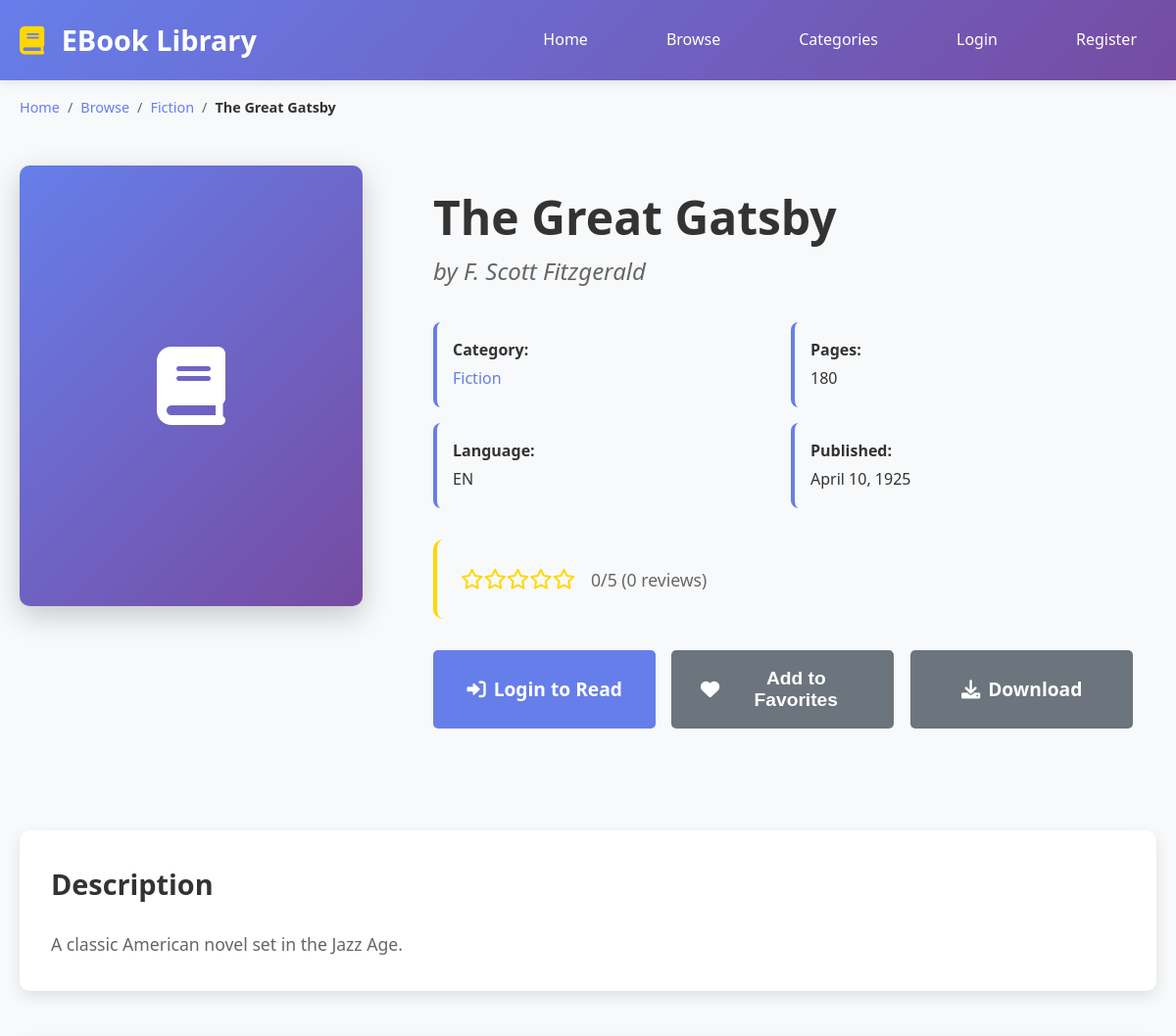
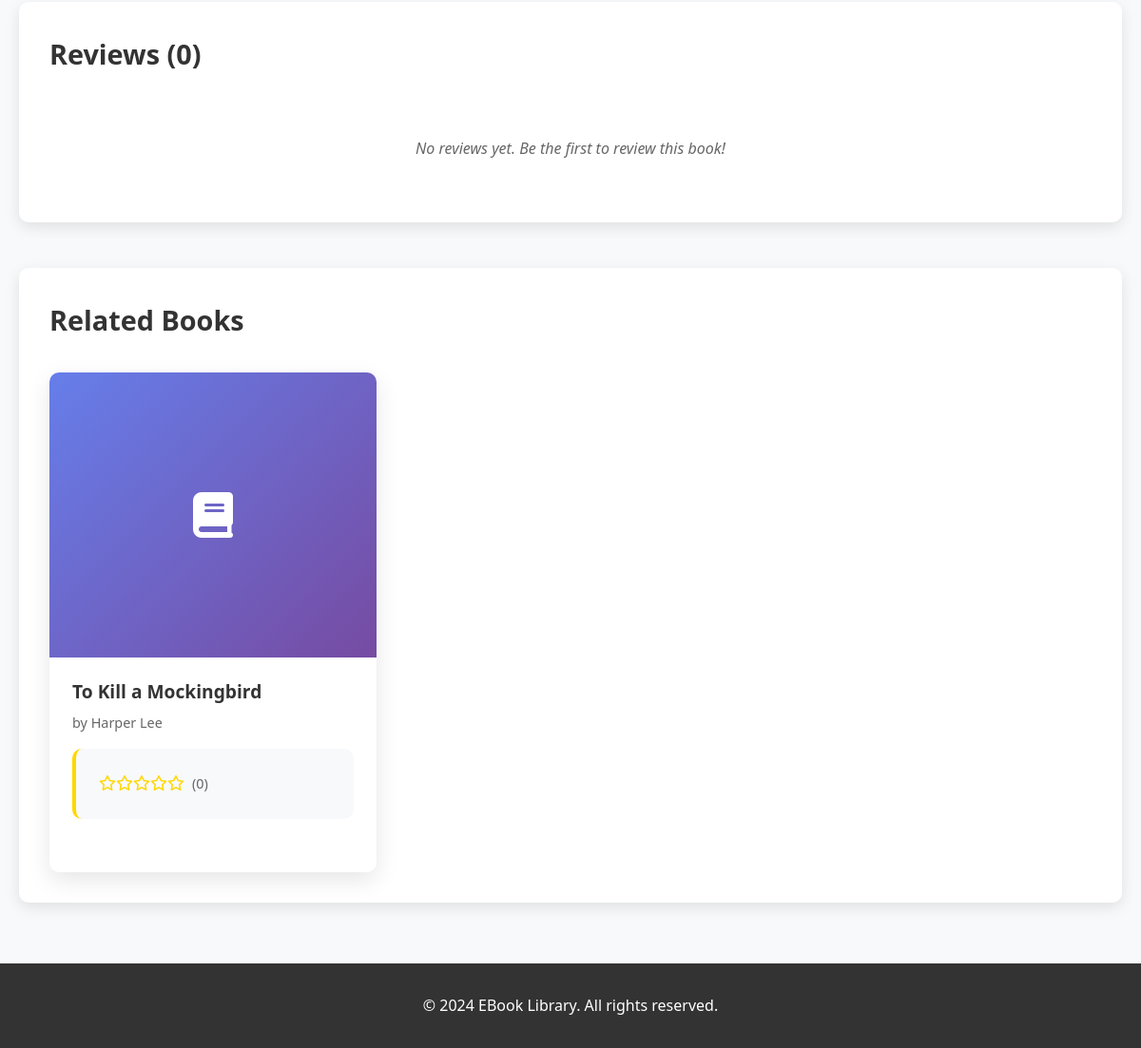
Page /book.php?id=1 on the committed database (2 pictures, top to bottom).
### tables this page shows
CREATE TABLE books (
    id INT AUTO_INCREMENT PRIMARY KEY,
    title VARCHAR(255) NOT NULL,
    author VARCHAR(255) NOT NULL,
    description TEXT,
    isbn VARCHAR(20),
    category_id INT,
    cover_image VARCHAR(255),
    file_path VARCHAR(255) NOT NULL,
    file_size INT,
    file_type VARCHAR(50),
    pages INT,
    language VARCHAR(10) DEFAULT 'en',
    published_date DATE,
    is_featured BOOLEAN DEFAULT FALSE,
    is_active BOOLEAN DEFAULT TRUE,
    created_at TIMESTAMP DEFAULT CURRENT_TIMESTAMP,
    updated_at TIMESTAMP DEFAULT CURRENT_TIMESTAMP ON UPDATE CURRENT_TIMESTAMP,
    FOREIGN KEY (category_id) REFERENCES categories(id) ON DELETE SET NULL
);

CREATE TABLE categories (
    id INT AUTO_INCREMENT PRIMARY KEY,
    name VARCHAR(100) NOT NULL,
    description TEXT,
    created_at TIMESTAMP DEFAULT CURRENT_TIMESTAMP
);

### config/database.php (called while the page is built, shortened)
<?php
class Database {
    private $connection;
    private function connect() {
        try {
            $this->connection = new PDO(
                "mysql:host=" . DB_HOST . ";dbname=" . DB_NAME . ";charset=utf8mb4",
                DB_USER,
                DB_PASS,
                [
                    PDO::ATTR_ERRMODE => PDO::ERRMODE_EXCEPTION,
                    PDO::ATTR_DEFAULT_FETCH_MODE => PDO::FETCH_ASSOC,
                    PDO::ATTR_EMULATE_PREPARES => false
                ]
            );
        } catch (PDOException $e) {
            die("Connection failed: " . $e->getMessage());
        }
    }
    public function query($sql, $params = []) {
        $stmt = $this->connection->prepare($sql);
        $stmt->execute($params);
        return $stmt;
    }
    public function fetch($sql, $params = []) {
        $stmt = $this->query($sql, $params);
        return $stmt->fetch();
    }
    public function fetchAll($sql, $params = []) {
        $stmt = $this->query($sql, $params);
        return $stmt->fetchAll();
    }
}
?>

### book.php (the view, shortened to what this page needs)
<?php
require_once 'config/database.php';
require_once 'includes/functions.php';
$db = new Database();
$book_id = isset($_GET['id']) ? intval($_GET['id']) : 0;
$book = $db->fetch("
    SELECT b.*, c.name as category_name
    FROM books b
    LEFT JOIN categories c ON b.category_id = c.id
    WHERE b.id = ? AND b.is_active = 1
", [$book_id]);
$rating = get_book_rating($book_id, $db);
$progress = null;
$reviews = $db->fetchAll("
    SELECT r.*, u.username, u.first_name, u.last_name
    FROM reviews r
    JOIN users u ON r.user_id = u.id
    WHERE r.book_id = ?
    ORDER BY r.created_at DESC
    LIMIT 5
", [$book_id]);
$related_books = $db->fetchAll("
    SELECT b.*, c.name as category_name,
           COALESCE(AVG(r.rating), 0) as avg_rating,
           COUNT(r.id) as review_count
    FROM books b
    LEFT JOIN categories c ON b.category_id = c.id
    LEFT JOIN reviews r ON b.id = r.book_id
    WHERE b.category_id = ? AND b.id != ? AND b.is_active = 1
    GROUP BY b.id
    ORDER BY b.is_featured DESC, b.created_at DESC
    LIMIT 4
", [$book['category_id'], $book_id]);
?>
<!DOCTYPE html>
<html lang="en">
<head>
    <link rel="stylesheet" href="assets/css/style.css">
    <link rel="stylesheet" href="assets/css/responsive.css">
    <link rel="stylesheet" href="assets/css/book-details.css">
    <link href="https://cdnjs.cloudflare.com/ajax/libs/font-awesome/6.0.0/css/all.min.css" rel="stylesheet">
</head>
<body>
    <header class="header">
        <nav class="navbar">
            <div class="nav-container">
                <div class="nav-logo">
                    <h2><i class="fas fa-book"></i> EBook Library</h2>
                </div>
                <div class="nav-menu">
                    <a href="index.php" class="nav-link">Home</a>
                    <a href="browse.php" class="nav-link">Browse</a>
                    <a href="categories.php" class="nav-link">Categories</a>
                    <?php if (isset($_SESSION['user_id'])): ?>
                        <a href="profile.php" class="nav-link">Profile</a>
                        <a href="logout.php" class="nav-link">Logout</a>
                    <?php else: ?>
                        <a href="login.php" class="nav-link">Login</a>
                        <a href="register.php" class="nav-link">Register</a>
                    <?php endif; ?>
                </div>
            </div>
        </nav>
    </header>
    <main class="main-content">
        <div class="container">
            <nav class="breadcrumb">
                <a href="index.php">Home</a>
                <span class="separator">/</span>
                <a href="browse.php">Browse</a>
                <span class="separator">/</span>
                <a href="browse.php?category=<?php echo $book['category_id']; ?>"><?php echo htmlspecialchars($book['category_name'] ?? 'Books'); ?></a>
                <span class="separator">/</span>
                <span class="current"><?php echo htmlspecialchars($book['title']); ?></span>
            </nav>
            <div class="book-details">
                <div class="book-cover-large">
                    <?php if ($book['cover_image']): ?>
                        <img src="<?php echo htmlspecialchars($book['cover_image']); ?>"
                             alt="<?php echo htmlspecialchars($book['title']); ?>"
                             loading="lazy">
                    <?php else: ?>
                        <div class="cover-placeholder">
                            <i class="fas fa-book"></i>
                        </div>
                    <?php endif; ?>
                </div>
                <div class="book-info">
                    <h1><?php echo htmlspecialchars($book['title']); ?></h1>
                    <p class="author">by <?php echo htmlspecialchars($book['author']); ?></p>
                    <div class="book-meta">
                        <div class="meta-item">
                            <strong>Category:</strong>
                            <a href="browse.php?category=<?php echo $book['category_id']; ?>">
                                <?php echo htmlspecialchars($book['category_name'] ?? 'Uncategorized'); ?>
                            </a>
                        </div>
                        <?php if ($book['pages']): ?>
                            <div class="meta-item">
                                <strong>Pages:</strong> <?php echo number_format($book['pages']); ?>
                            </div>
                        <?php endif; ?>
                        <?php if ($book['language']): ?>
                            <div class="meta-item">
                                <strong>Language:</strong> <?php echo strtoupper($book['language']); ?>
                            </div>
                        <?php endif; ?>
                        <?php if ($book['published_date']): ?>
                            <div class="meta-item">
                                <strong>Published:</strong> <?php echo date('F j, Y', strtotime($book['published_date'])); ?>
                            </div>
                        <?php endif; ?>
                    </div>
                    <div class="book-rating">
                        <div class="rating-display">
                            <div class="stars">
                                <?php echo render_stars($rating['average']); ?>
                            </div>
                            <span class="rating-text">
                                <?php echo $rating['average']; ?>/5 (<?php echo $rating['total']; ?> reviews)
                            </span>
                        </div>
                    </div>
                    <div class="book-actions">
                        <?php if (isset($_SESSION['user_id'])): ?>
                            <a href="reader.php?id=<?php echo $book['id']; ?>" class="btn btn-primary">
                                <i class="fas fa-book-open"></i>
                                <?php echo $progress ? 'Continue Reading' : 'Start Reading'; ?>
                            </a>
                        <?php else: ?>
                            <a href="login.php" class="btn btn-primary">
                                <i class="fas fa-sign-in-alt"></i> Login to Read
                            </a>
                        <?php endif; ?>
                        <button class="btn btn-secondary" onclick="addToFavorites(<?php echo $book['id']; ?>)">
                            <i class="fas fa-heart"></i> Add to Favorites
                        </button>
                        <a href="<?php echo htmlspecialchars($book['file_path']); ?>"
                           class="btn btn-secondary" download>
                            <i class="fas fa-download"></i> Download
                        </a>
                    </div>
                </div>
            </div>
            <?php if ($book['description']): ?>
                <div class="book-description">
                    <h2>Description</h2>
                    <p><?php echo nl2br(htmlspecialchars($book['description'])); ?></p>
                </div>
            <?php endif; ?>
            <div class="reviews-section">
                <h2>Reviews (<?php echo $rating['total']; ?>)</h2>
                <?php if (empty($reviews)): ?>
                    <p class="no-reviews">No reviews yet. Be the first to review this book!</p>
                <?php endif; ?>
            </div>
            <?php if (!empty($related_books)): ?>
                <div class="related-books">
                    <h2>Related Books</h2>
                    <div class="books-grid">
                        <?php foreach ($related_books as $related_book): ?>
                            <div class="book-card" onclick="viewBook(<?php echo $related_book['id']; ?>)">
                                <div class="book-cover">
                                    <?php if ($related_book['cover_image']): ?>
                                        <img src="<?php echo htmlspecialchars($related_book['cover_image']); ?>"
                                             alt="<?php echo htmlspecialchars($related_book['title']); ?>">
                                    <?php else: ?>
                                        <i class="fas fa-book"></i>
                                    <?php endif; ?>
                                </div>
                                <div class="book-info">
                                    <h3 class="book-title"><?php echo htmlspecialchars($related_book['title']); ?></h3>
                                    <p class="book-author">by <?php echo htmlspecialchars($related_book['author']); ?></p>
                                    <div class="book-rating">
                                        <div class="stars">
                                            <?php
                                            $related_rating = floatval($related_book['avg_rating']);
                                            $full_stars = floor($related_rating);
                                            $has_half_star = ($related_rating - $full_stars) >= 0.5;
                                            for ($i = 1; $i <= 5; $i++) {
                                                if ($i <= $full_stars) {
                                                    echo '<i class="fas fa-star"></i>';
                                                } elseif ($i == $full_stars + 1 && $has_half_star) {
                                                    echo '<i class="fas fa-star-half-alt"></i>';
                                                } else {
                                                    echo '<i class="far fa-star"></i>';
                                                }
                                            }
                                            ?>
                                        </div>
                                        <span class="rating-text">(<?php echo intval($related_book['review_count']); ?>)</span>
                                    </div>
                                </div>
                            </div>
                        <?php endforeach; ?>
                    </div>
                </div>
            <?php endif; ?>
        </div>
    </main>
    <footer class="footer">
        <div class="container">
            <p>&copy; 2024 EBook Library. All rights reserved.</p>
        </div>
    </footer>
</body>
</html>

### assets/css/style.css (style rules this page uses)
* { margin: 0; padding: 0; box-sizing: border-box; }
body { font-family: 'Segoe UI', Tahoma, Geneva, Verdana, sans-serif; line-height: 1.6; color: #333; background-color: #f8f9fa; }
.container { max-width: 1200px; margin: 0 auto; padding: 0 20px; }
.header { background: linear-gradient(135deg, #667eea 0%, #764ba2 100%); color: white; box-shadow: 0 2px 10px rgba(0,0,0,0.1); position: sticky; top: 0; z-index: 1000; }
.navbar { padding: 1rem 0; }
.nav-container { max-width: 1200px; margin: 0 auto; padding: 0 20px; display: flex; justify-content: space-between; align-items: center; }
.nav-logo h2 { font-size: 1.8rem; font-weight: 700; }
.nav-logo i { margin-right: 10px; color: #ffd700; }
.nav-menu { display: flex; gap: 2rem; }
.nav-link { color: white; text-decoration: none; font-weight: 500; transition: color 0.3s ease; padding: 0.5rem 1rem; border-radius: 5px; }
.books-grid { display: grid; grid-template-columns: repeat(auto-fill, minmax(250px, 1fr)); gap: 2rem; margin-top: 2rem; }
.book-card { background: white; border-radius: 10px; overflow: hidden; box-shadow: 0 5px 15px rgba(0,0,0,0.1); transition: transform 0.3s ease, box-shadow 0.3s ease; cursor: pointer; }
.book-cover { width: 100%; height: 300px; background: linear-gradient(135deg, #667eea, #764ba2); display: flex; align-items: center; justify-content: center; color: white; font-size: 3rem; position: relative; overflow: hidden; }
.book-info { padding: 1.5rem; }
.book-title { font-size: 1.2rem; font-weight: 600; margin-bottom: 0.5rem; color: #333; line-height: 1.3; }
.book-author { color: #666; margin-bottom: 1rem; font-size: 0.9rem; }
.book-rating { display: flex; align-items: center; gap: 0.5rem; margin-bottom: 1rem; }
.stars { color: #ffd700; }
.rating-text { color: #666; font-size: 0.9rem; }
.book-actions { display: flex; gap: 0.5rem; }
.btn { padding: 0.5rem 1rem; border: none; border-radius: 5px; cursor: pointer; font-weight: 500; text-decoration: none; display: inline-flex; align-items: center; gap: 0.5rem; transition: all 0.3s ease; font-size: 0.9rem; }
.btn-primary { background: #667eea; color: white; flex: 1; justify-content: center; }
.btn-secondary { background: #6c757d; color: white; }
.footer { background: #333; color: white; text-align: center; padding: 2rem 0; margin-top: 4rem; }
@media (min-width: 1200px) { .container { max-width: 1400px; } }
@media (min-width: 1200px) { .books-grid { grid-template-columns: repeat(auto-fill, minmax(280px, 1fr)); gap: 2rem; } }
@media (min-width: 1200px) { .book-card { transition: all 0.3s ease; } }

### assets/css/responsive.css (style rules this page uses)
@media (min-width: 1024px) { .container { max-width: 1200px; } }
@media (min-width: 1024px) { .nav-menu { gap: 2.5rem; } }
@media (min-width: 1024px) { .nav-link { padding: 0.75rem 1.25rem; transition: all 0.3s ease; } }
@media (min-width: 1024px) { .books-grid { grid-template-columns: repeat(auto-fill, minmax(280px, 1fr)); gap: 2rem; } }
@media (min-width: 1024px) { .book-card, .category-card, .btn { will-change: transform; } }
@media (min-width: 1024px) { .book-card { box-shadow: 0 8px 25px rgba(0,0,0,0.1); } }

### rows in the picture
books: category.name "Fiction", title "The Great Gatsby", author "F. Scott Fitzgerald", pages "180", language "EN", published_date "April 10, 1925", description "A classic American novel set in the Jazz Age."
books: title "To Kill a Mockingbird", author "Harper Lee", review_count "0"

### other values in the picture
$rating['average'] "0"
$rating['total'] "0"
